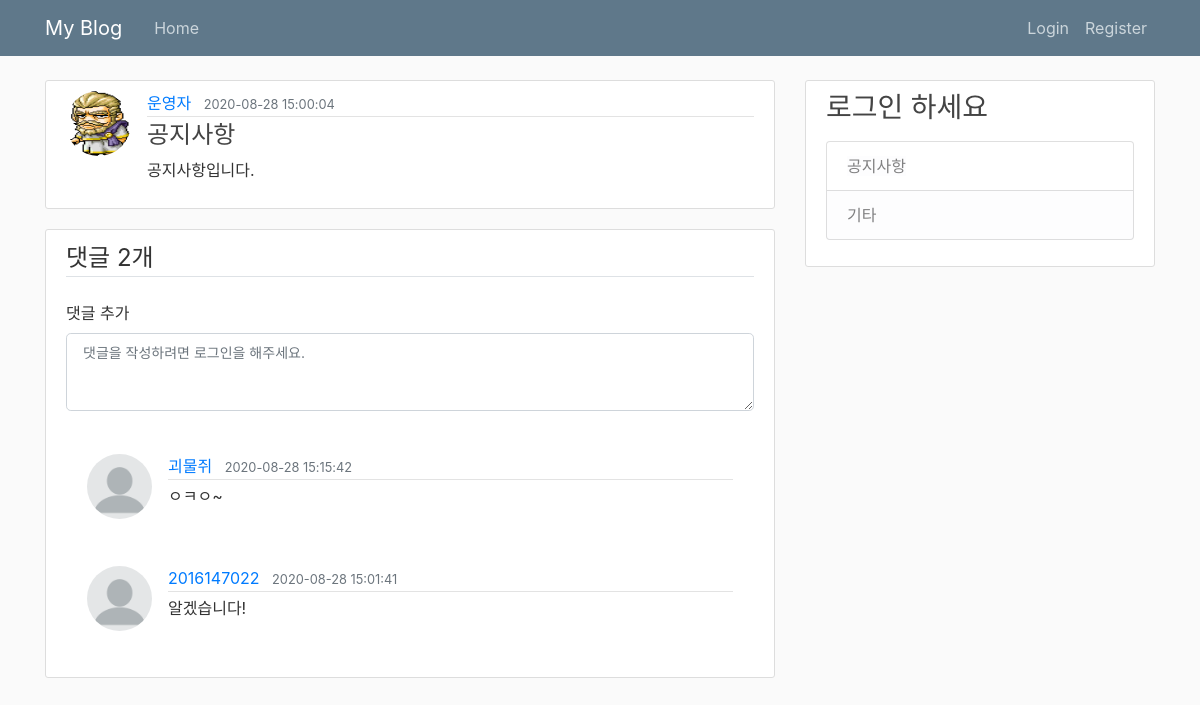
Screenshot of /post/2 with the database file from the repository.
### flaskblog/models.py (models this page shows, shortened)
class User(db.Model, UserMixin):
    id = db.Column(db.Integer, primary_key=True)
    username = db.Column(db.String(20), unique=True, nullable=False)
    email = db.Column(db.String(120), unique=True, nullable=False)
    password = db.Column(db.String(60), nullable=False)
    image_file = db.Column(db.String(20), nullable=False, default='default.png')
    posts = db.relationship('Post', backref='author', lazy=True)
    comment = db.relationship('Comment', backref='writer', lazy=True)

class Post(db.Model):
    id = db.Column(db.Integer, primary_key=True)
    title = db.Column(db.String(100), nullable=False)
    content = db.Column(db.Text, nullable=False)
    date_posted = db.Column(db.DateTime, nullable=False, default=datetime.utcnow)
    image_files = db.Column(db.PickleType)
    user_id = db.Column(db.Integer, db.ForeignKey('user.id'), nullable=False)
    comments = db.relationship('Comment', backref='article', lazy=True)

class Comment(db.Model):
    id = db.Column(db.Integer, primary_key=True)
    body = db.Column(db.Text, nullable=False)
    timestamp = db.Column(db.DateTime, nullable=False, default=datetime.utcnow)
    user_id = db.Column(db.Integer, db.ForeignKey('user.id'), nullable=False)
    post_id = db.Column(db.Integer, db.ForeignKey('post.id'), nullable=False)

### flaskblog/post/views.py (the view)
@posts.route('/post/<int:post_id>', methods=['GET', 'POST'])
def post(post_id):
    post = Post.query.get_or_404(post_id) # 해당 post_id가 없으면 404 페이지 리턴
    form = CommentForm()
    comments = Comment.query.filter_by(article=post).order_by(Comment.timestamp.desc()).all()
    if form.validate_on_submit():
        comment = Comment(body=form.body.data, writer=current_user, article=post)
        db.session.add(comment)
        db.session.commit()
        flash("Your comment has been added!", "success")
        return redirect(url_for('posts.post', post_id=post.id))
    return render_template('post.html', title=post.title, post=post, comments=comments, form=form)

### flaskblog/post/forms.py
class CommentForm(FlaskForm):
    body = TextAreaField('댓글 추가', validators=[DataRequired()])
    submit = SubmitField('작성')

### flaskblog/templates/post.html (shortened to what this page needs)
{% extends "layout.html" %}
{% block content %}
    <article class="media content-section">
        <img class="rounded-circle article-img" src="{{ url_for('static', filename='img/' + post.author.image_file )}}">
        <div class="media-body">
            <div class="article-metadata">
                <a class="mr-2" href="{{ url_for('users.user_posts', username=post.author.username) }}">{{ post.author.username }}</a>
                <small class="text-muted">{{ post.date_posted.strftime('%Y-%m-%d %X') }}</small>
            </div>
        <h4 class="article-title">{{ post.title }}</h4>
        <p class="article-content">{{ post.content }}</p>
        </div>
    </article>
    <div class="content-section">
        <form method="POST" action="">
            <fieldset class="form-group">
                <legend class="border-bottom mb-4">댓글 {{ comments|count }}개</legend>
                <div class="form-group">
                    {{ form.body.label(class="form-control-label") }}
                    {% if form.body.errors %}
                        {{ form.body(class="form-control form-control-lg is-invalid") }}
                        <div class="invalid-feedback">
                            {% for error in form.body.errors %}
                                <span>{{ error }}</span>
                            {% endfor %}
                        </div>
                    {% else %}
                        {% if current_user.is_authenticated %}
                            {{ form.body(class="form-control form-control-lg", placeholder="댓글을 작성하세요.") }}
                        {% else %}
                            {{ form.body(class="form-control form-control-lg", placeholder="댓글을 작성하려면 로그인을 해주세요.") }}
                        {% endif %}
                    {% endif %}
                </div>
            </fieldset>
        </form>
        {% for comment in comments %}
        <article class="media content-section comment-section">
            <img class="rounded-circle article-img" src="{{ url_for('static', filename='img/' + comment.writer.image_file )}}" alt="profile image">
            <div class="media-body">
                <div class="article-metadata">
                    <a class="mr-2" href="{{ url_for('users.user_posts', username=comment.writer.username) }}">{{ comment.writer.username }}</a>
                    <small class="text-muted">{{ comment.timestamp.strftime('%Y-%m-%d %X') }}</small>
                </div>
                <p class="article-content">{{ comment.body }}</p>
            </div>
        </article>
        {% endfor %}
    </div>
{% endblock content %}

### flaskblog/static/style.css (style rules this page uses)
body { background: #fafafa; color: #333333; margin-top: 5rem; }
h1, h2, h3, h4, h5, h6 { color: #444444; }
.content-section { background: #ffffff; padding: 10px 20px; border: 1px solid #dddddd; border-radius: 3px; margin-bottom: 20px; }
.article-title { color: #444444; }
.article-content { white-space: pre-line; }
.article-img { height: 65px; width: 65px; margin-right: 16px; }
.article-metadata { padding-bottom: 1px; margin-bottom: 4px; border-bottom: 1px solid #e3e3e3 }
.comment-section { border-color: white; }
textarea::placeholder { font-size: 14px; }

### rows the page displays
User: image_file (picture), author.username "운영자"
Post: date_posted "2020-08-28 15:00:04", title "공지사항", content "공지사항입니다."
Comment: image_file (placeholder picture), writer.username "괴물쥐", timestamp "2020-08-28 15:15:42", body "ㅇㅋㅇ~"
Comment: image_file (placeholder picture), writer.username "2016147022", timestamp "2020-08-28 15:01:41", body "알겠습니다!"

### other values shown
{{ comments|count }} "2"
